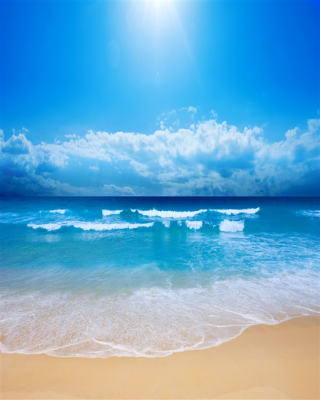
#> input picture opencv/bg.png, 320 x 400 px; its folder holds only this picture in this run; the run also reads 1 picture not shown here
$ python obscure.py .   (older library calls are emulated)
#> lines starting #> are read from the running program, lines starting #| are printed output that depends on the picture; long printed decimals are rounded
# -*- coding: utf-8 -*-
#
# 判断图片的模糊程度
# Author: alex
# Created Time: 2019年01月26日 星期六 21时21分29秒
import os
import sys
import cv2


if __name__ == '__main__':
    shape = None
    path = sys.argv[1]
    for f in sorted(os.listdir(path)):
        image = cv2.imread(os.path.join(path, f))
#> image is the input picture: shape (400, 320, 3); mean B, G, R 207.1, 169, 103.7
        if shape is None:
            shape = (image.shape[0], image.shape[1])
#> shape = (400, 320)
        else:
            image = cv2.resize(image, shape, interpolation=cv2.INTER_CUBIC)

        img2gray = cv2.cvtColor(image, cv2.COLOR_BGR2GRAY)
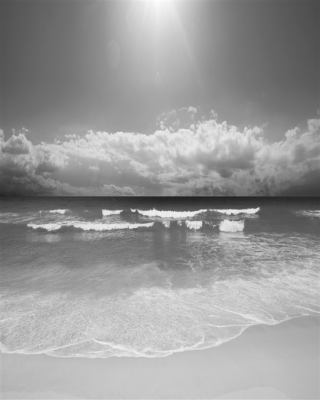
#> img2gray: shape (400, 320); min 33, max 254, mean 153.8
        imageVar = cv2.Laplacian(img2gray, cv2.CV_64F).var()
#> imageVar = 196.2
        print(f, imageVar)
#| bg.png 196.226
#> (the run stopped early here; a loop or call above may not have finished)
